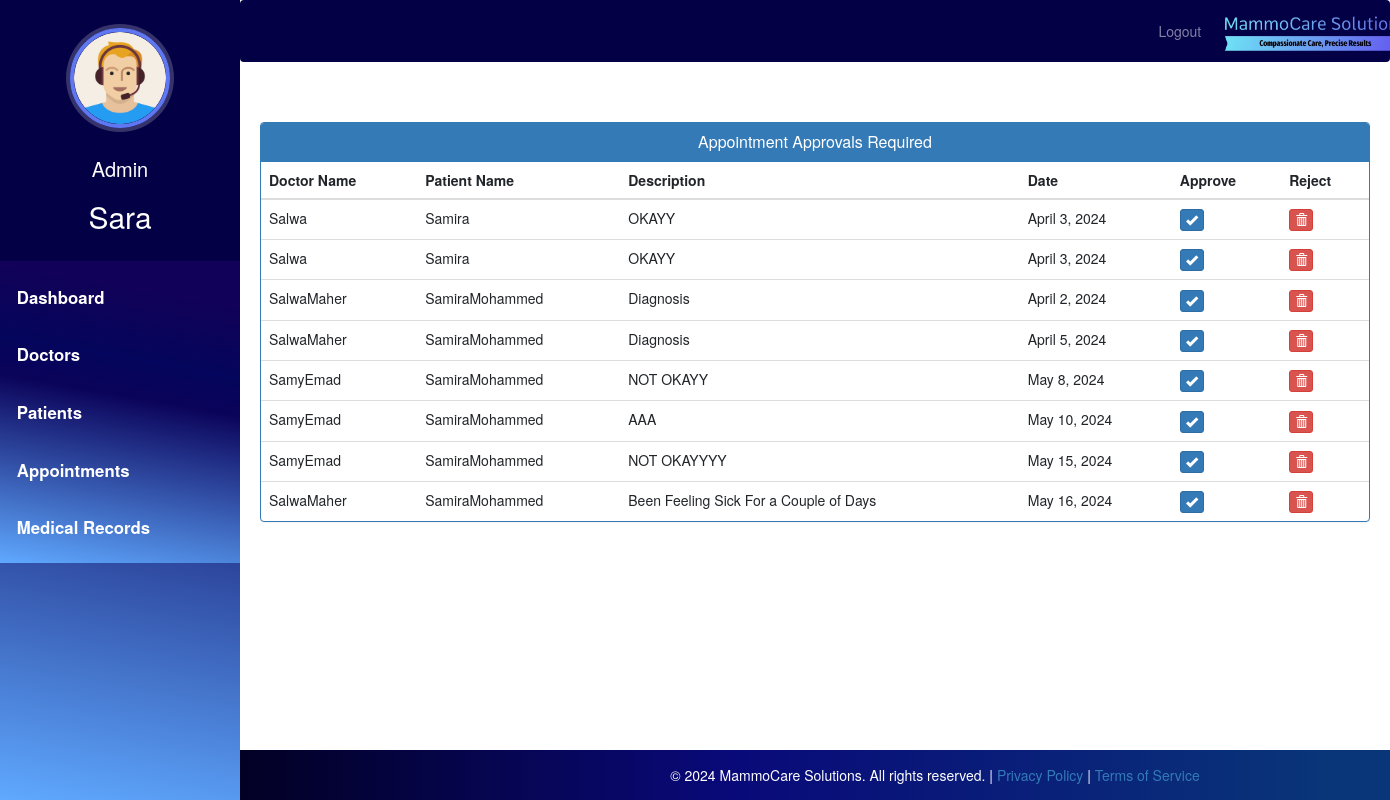
Page /admin-approve-appointment (signed in) on the committed database.
### hospital/models.py (models this page shows)
class Appointment(models.Model):
    patientId=models.PositiveIntegerField(null=True)
    doctorId=models.PositiveIntegerField(null=True)
    patientName=models.CharField(max_length=40,null=True)
    doctorName=models.CharField(max_length=40,null=True)
    appointmentDate=models.DateField(null=False)
    appointmentTime=models.TimeField(null=False)
    description=models.TextField(max_length=500)
    status=models.BooleanField(default=False)

### hospital/views.py (the view)
# urls.py: path('admin-approve-appointment', views.admin_approve_appointment_view,name='admin-approve-appointment'),
@login_required(login_url='adminlogin')
@user_passes_test(is_admin)
def admin_approve_appointment_view(request):
    appointments=models.Appointment.objects.all().filter(status=False)
    return render(request,'hospital/admin_approve_appointment.html',{'appointments':appointments})

### hospital/views.py (called while the page is built)
def is_admin(user):
    return user.groups.filter(name='ADMIN').exists()

### templates/hospital/admin_approve_appointment.html (shortened to what this page needs)
{% extends 'hospital/admin_base.html' %}
{% load static %}
{% block content %}
<head>
  <link href="//netdna.bootstrapcdn.com/bootstrap/3.0.0/css/bootstrap.min.css" rel="stylesheet" id="bootstrap-css">
</head>
<div class="container">
  <div class="panel panel-primary">
    <div class="panel-heading">
      <h6 class="panel-title">Appointment Approvals Required</h6>
    </div>
    <table class="table table-hover" id="dev-table">
      <thead>
        <tr>
          <th>Doctor Name</th>
          <th>Patient Name</th>
          <th>Description</th>
          <th>Date</th>
          <th>Approve</th>
          <th>Reject</th>
        </tr>
      </thead>
      {% for a in appointments %}
      <tr>
        <td> {{a.doctorName}}</td>
        <td>{{a.patientName}}</td>
        <td>{{a.description}}</td>
        <td>{{a.appointmentDate}}</td>
        <td><a class="btn btn-primary btn-xs" href="{% url 'approve-appointment' a.id  %}"><span class="glyphicon glyphicon-ok"></span></a></td>
        <td><a class="btn btn-danger btn-xs" href="{% url 'reject-appointment' a.id  %}"><span class="glyphicon glyphicon-trash"></span></a></td>
      </tr>
      {% endfor %}
    </table>
  </div>
</div>
<div class="footer-container">
  <footer>
    <div class="footer-content">
      <p>
        &copy; 2024 MammoCare Solutions. All rights reserved. | <a href="/privacy_policy">Privacy Policy</a> | <a href="/terms">Terms of Service</a>
      </p>
    </div>
  </footer>
</div>
{% endblock content %}

### templates/hospital/admin_base.html (shortened to what this page needs)
<!DOCTYPE html>
{% load static %}
<html lang="en">
<head>
  <link rel="stylesheet" href="https://stackpath.bootstrapcdn.com/bootstrap/4.3.1/css/bootstrap.min.css">
  <link rel="stylesheet" href="https://maxcdn.bootstrapcdn.com/font-awesome/4.7.0/css/font-awesome.min.css">
  <link rel="stylesheet" href="{% static '/style.css' %}">
</head>
<body>
  <nav class="menu" tabindex="0">
    <header class="avatar">
      <div style="display: inline-block;">
        <img src="{% static "images/adminpropic.png" %}" />
        <br><br>
        <h6 style="color: white; font-size: 20px;">Admin</h6>
      </div>
      <h2>{{ request.user.first_name }}</h2>
    </header>
    <ul>
      <li tabindex="0" class="icon-dashboard"> <a style="color:white; text-decoration:none;" href="/admin-dashboard"><span>Dashboard</span></a> </li>
      <li tabindex="0" class="icon-customers"> <a style="color:white; text-decoration:none;" href="/admin-doctor"><span>Doctors</span></a></li>
      <li tabindex="0" class="icon-users"> <a style="color:white; text-decoration:none;" href="/admin-patient"><span>Patients</span></a></li>
      <li tabindex="0" class="icon-calendar"> <a style="color:white; text-decoration:none;" href="/admin-appointment"><span>Appointments</span></a></li>
      <li tabindex="0" class="icon-calendar"> <a style="color:white; text-decoration:none;" href="/admin-medical-records"><span>Medical Records</span></a></li>
    </ul>
  </nav>
  <main>
    <div class="bs-example">
      <nav class="navbar navbar-expand-md navbar-dark fixed-top" style="background:#040046;">
        <div class="navbar-nav" style=" margin-left: 80%;">
          <a href="/index" class="nav-item nav-link">Logout</a>
        </div>
        <a href="/admin-dashboard" class="navbar-brand">
          <img src="{% static 'images/mammocare-logo.jpeg' %}" alt="Logo" height="40" style="margin-top: -7px;">
        </a>
      </nav>
    </div>
    <br><br>
    {% block content %}
    {% endblock content %}
    <br><br><br><br>
    <footer>
      <br>
      <div class="container">
      </div>
    </footer>
  </main>
</body>
</html>

### static/style.css (style rules this page uses)
body { padding-left: 240px; }
main { position: relative; height: 100vh; }
.menu { background: #5bc995; height: 100vh; width: 240px; position: fixed; top: 0px; left: 0; z-index: 5; outline: none; }
.menu .avatar { background: rgba(0, 0, 0, 0.1); padding: 2em 0.5em; text-align: center; }
.menu .avatar img { width: 100px; border-radius: 50%; overflow: hidden; border: 4px solid #ffea92; box-shadow: 0 0 0 4px rgba(255, 255, 255, 0.2); }
.menu .avatar h2 { font-weight: normal; margin-bottom: 0; }
.menu ul { list-style: none; padding: 0.5em 0; margin: 0; }
.menu ul li { padding: 0.5em 1em 0.5em 3em; font-size: 0.95em; font-weight: regular; background-repeat: no-repeat; background-position: left 15px center; background-size: auto 20px; transition: all 0.15s linear; cursor: pointer; }
.menu ul li.icon-dashboard { background-image: url("http://www.entypo.com/images//gauge.svg"); }
.menu ul li.icon-customers { background-image: url("http://www.entypo.com/images//briefcase.svg"); }
.menu ul li.icon-users { background-image: url("http://www.entypo.com/images//users.svg"); }
.menu ul li.icon-calendar { background-image: url("http://www.entypo.com/images//calendar.svg"); }

### templates/hospital/admin_base.html (style rules this page uses)
a:link { text-decoration: none; }
a { color: white; }
footer { padding: 0px 0px 0px 0px; background-color: black; margin: 0px; }
p { text-align: center; }
body { padding-left: 240px; }
main { position: relative; height: 100vh; }
.menu { background: #03a9f4; height: 100vh; width: 240px; position: fixed; top: 0px; left: 0; z-index: 5; outline: none; }
.menu .avatar { background: rgba(0, 0, 0, 0.1); padding: 2em 0.5em; text-align: center; }
.menu .avatar img { width: 100px; border-radius: 50%; overflow: hidden; border: 4px solid #ffea92; box-shadow: 0 0 0 4px rgba(255, 255, 255, 0.2); }
.menu .avatar h2 { font-weight: normal; margin-bottom: 0; }
.menu ul { list-style: none; padding: 0.5em 0; margin: 0; }
.menu ul li { padding: 0.5em 1em 0.5em 3em; font-size: 0.95em; font-weight: regular; background-repeat: no-repeat; background-position: left 15px center; background-size: auto 20px; transition: all 0.15s linear; cursor: pointer; }
.menu ul li.icon-dashboard { background-image: url("http://www.entypo.com/images//gauge.svg"); }
.menu ul li.icon-customers { background-image: url("http://www.entypo.com/images//briefcase.svg"); }
.menu ul li.icon-users { background-image: url("http://www.entypo.com/images//users.svg"); }
.menu ul li.icon-calendar { background-image: url("http://www.entypo.com/images//calendar.svg"); }
body { padding-left: 240px; margin-top: 50px; }
.menu { background: rgb(2,0,36); background: linear-gradient(10deg, rgba(2,0,36,1) 0%, rgba(95,169,255,1) 0%, rgba(11,3,90,1) 55%, rgba(4,5,92,1) 66%, rgba(18,1,88,0.9568160027682948) 87%); height: 100vh; width: 240px; position: fixed; top: 0px; left: 0; z-index: 5; outline: none; transition: left 0.3s; }
.menu .avatar { background: #040046; padding: 2em 0.5em; text-align: center; }
.menu .avatar img { width: 100px; height: 100px; border-radius: 50%; overflow: hidden; border: 4px solid #5f77f0; box-shadow: 0 0 0 4px rgba(255, 255, 255, 0.2); }
.menu .avatar h2 { font-weight: normal; margin-bottom: 0; color: #fff; margin-top: 10px; }
.menu ul { list-style: none; padding: 0.5em 0; margin: 0; background: rgb(2,0,36); background: linear-gradient(10deg, rgba(2,0,36,1) 0%, rgba(95,169,255,1) 0%, rgba(11,3,90,1) 55%, rgba(4,5,92,1) 66%, rgba(18,1,88,0.9568160027682948) 87%); }
.menu ul li { padding: 1em; font-size: 1.2em; font-weight: bold; transition: background-color 0.3s ease; }
.menu ul li a { color: #fff; text-decoration: none; }
footer { padding: 0px 0px 0px 0px; background: rgb(2, 0, 36); background: linear-gradient(90deg, rgba(2, 0, 36, 1) 0%, rgba(9, 9, 121, 1) 35%, rgba(9, 53, 121, 1) 78%); margin: 0px; position: fixed; bottom: 0; width: 100%; height: 50px; text-align: center; }

### templates/hospital/admin_approve_appointment.html (style rules this page uses)
.footer-container { position: fixed; width: 100%; z-index: 1001; }
.footer-content { padding: 10px 0; bottom: 0px; }
footer { padding: 0px 0px; background: rgb(2, 0, 36); background: linear-gradient(90deg, rgba(2, 0, 36, 1) 0%, rgba(9, 9, 121, 1) 35%, rgba(9, 53, 121, 1) 78%); position: fixed; margin: 0px; width: 100%; height: 50px; color: white; z-index: 0; }
footer p { margin: 5px 0; font-size: 14px; }
a:link { text-decoration: none; }
h6 { text-align: center; }

### rows in the picture
Appointment: doctorName "Salwa", patientName "Samira", description "OKAYY", appointmentDate "April 3, 2024"
Appointment: doctorName "Salwa", patientName "Samira", description "OKAYY", appointmentDate "April 3, 2024"
Appointment: doctorName "SalwaMaher", patientName "SamiraMohammed", description "Diagnosis", appointmentDate "April 2, 2024"
Appointment: doctorName "SalwaMaher", patientName "SamiraMohammed", description "Diagnosis", appointmentDate "April 5, 2024"
Appointment: doctorName "SamyEmad", patientName "SamiraMohammed", description "NOT OKAYY", appointmentDate "May 8, 2024"
Appointment: doctorName "SamyEmad", patientName "SamiraMohammed", description "AAA", appointmentDate "May 10, 2024"
Appointment: doctorName "SamyEmad", patientName "SamiraMohammed", description "NOT OKAYYYY", appointmentDate "May 15, 2024"
Appointment: doctorName "SalwaMaher", patientName "SamiraMohammed", description "Been Feeling Sick For a Couple of Days", appointmentDate "May 16, 2024"

### other values in the picture
{{ request.user.first_name }} "Sara"
